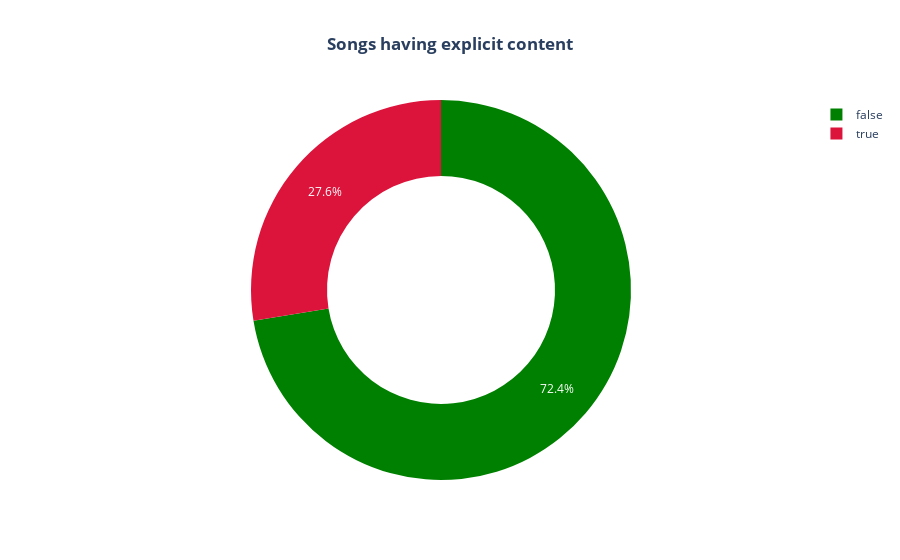

Notebook code for this chart:
### Markdown cell above
### explicit

### Code cell
fig = px.pie(songs.groupby('explicit', as_index=False).count().sort_values(by='song',ascending=False),
             names='explicit',values='song',
             labels={'song':'Total songs'},hole=.6,
             color_discrete_sequence=['green','crimson'],
             title='<b>Songs having explicit content')
fig.update_layout(title_x=0.5)

### Figure 1 — Plotly figure (JSON) as saved in the notebook; plotly's stock layout.template omitted (floating-point values rounded to 4 significant figures)
{"data": [{"domain": {"x": [0, 1], "y": [0, 1]}, "hole": 0.6, "hovertemplate": "explicit=%{label}<br>Total songs=%{value}<extra></extra>", "labels": [false, true], "legendgroup": "", "name": "", "showlegend": true, "type": "pie", "values": [1418, 540]}], "layout": {"legend": {"tracegroupgap": 0}, "piecolorway": ["green", "crimson"], "title": {"text": "<b>Songs having explicit content", "x": 0.5}}}
